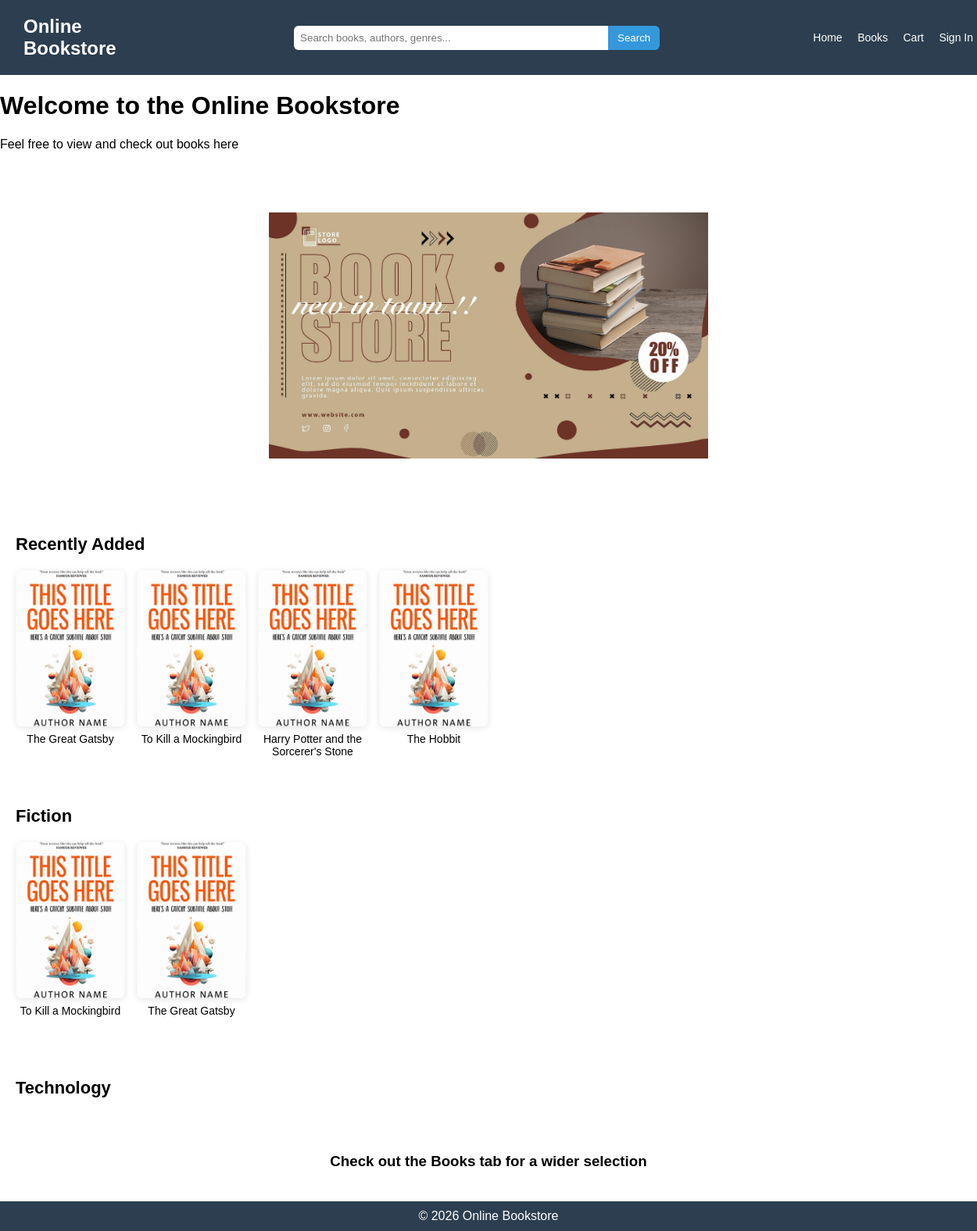
The page / on the database its author committed.
### tables this page shows
CREATE TABLE books (
    book_id INT AUTO_INCREMENT PRIMARY KEY,
    title VARCHAR(255) NOT NULL,
    author VARCHAR(255),
    description TEXT,
    price DECIMAL(10,2) NOT NULL,
    stock INT NOT NULL,
    image_url VARCHAR(255),
    genre VARCHAR(100),
    created_at TIMESTAMP DEFAULT CURRENT_TIMESTAMP
);

### home.php (the view, shortened to what this page needs)
<?php
$conn = new mysqli("localhost", "root", "", "project");
$recent = $conn->query("
    SELECT * FROM books
    ORDER BY created_at DESC
    LIMIT 4
");
$fiction = $conn->prepare("
    SELECT * FROM books
    WHERE genre = 'Fiction'
    ORDER BY RAND()
    LIMIT 4
");
$fiction->execute();
$fiction_result = $fiction->get_result();
?>
<h1>Welcome to the Online Bookstore</h1>
<p>Feel free to view and check out books here</p>
<div class="banner">
    <a href="index.php?page=store">
        <img src="images/BannerPromo.jpg" alt="Bookstore">
    </a>
</div>
<h2 class="section-title">Recently Added</h2>
<div class="home-row">
<?php while ($row = $recent->fetch_assoc()): ?>
    <a class="home-book" href="book.php?id=<?= $row['book_id'] ?>">
        <img src="images/<?= htmlspecialchars($row['image_url']) ?>"
             onerror="this.src='images/placeholder.jpg'">
        <p><?= htmlspecialchars($row['title']) ?></p>
    </a>
<?php endwhile; ?>
</div>
<h2 class="section-title">Fiction</h2>
<div class="home-row">
<?php while ($row = $fiction_result->fetch_assoc()): ?>
    <a class="home-book" href="book.php?id=<?= $row['book_id'] ?>">
        <img src="images/<?= htmlspecialchars($row['image_url']) ?>">
        <p><?= htmlspecialchars($row['title']) ?></p>
    </a>
<?php endwhile; ?>
</div>
<h2 class="section-title">Technology</h2>
<div class="home-row">
</div>
<h3 class="browse-more">Check out the Books tab for a wider selection</h3>

### styles.css (style rules this page uses)
body { background-color: white; font-family: Arial, sans-serif; }
.banner { text-align: center; padding: 5%; }
.banner img { max-width: 50%; height: auto; }
html, body { height: 100%; margin: 0; }
body { display: flex; flex-direction: column; }
.section-title { margin: 30px 20px 10px; font-size: 22px; }
.home-row { display: flex; gap: 15px; overflow-x: auto; padding: 10px 20px; }
.home-book { min-width: 140px; text-decoration: none; color: black; text-align: center; display: flex; flex-direction: column; align-items: center; }
.home-book img { width: 140px; height: 200px; object-fit: cover; border-radius: 8px; box-shadow: 0 2px 8px rgba(0,0,0,0.1); transition: transform 0.2s; }
.home-book p { margin-top: 8px; font-size: 14px; width: 140px; height: 40px; display: flex; align-items: center; justify-content: center; overflow: hidden; text-overflow: ellipsis; display: -webkit-box; -webkit-box-orient: vertical; }
.browse-more { text-align: center; margin: 40px 0; }

### rows shown on the page
books: image_url (picture), title "The Great Gatsby"
books: image_url (picture), title "To Kill a Mockingbird"
books: image_url (picture), title "Harry Potter and the Sorcerer's Stone"
books: image_url (picture), title "The Hobbit"
